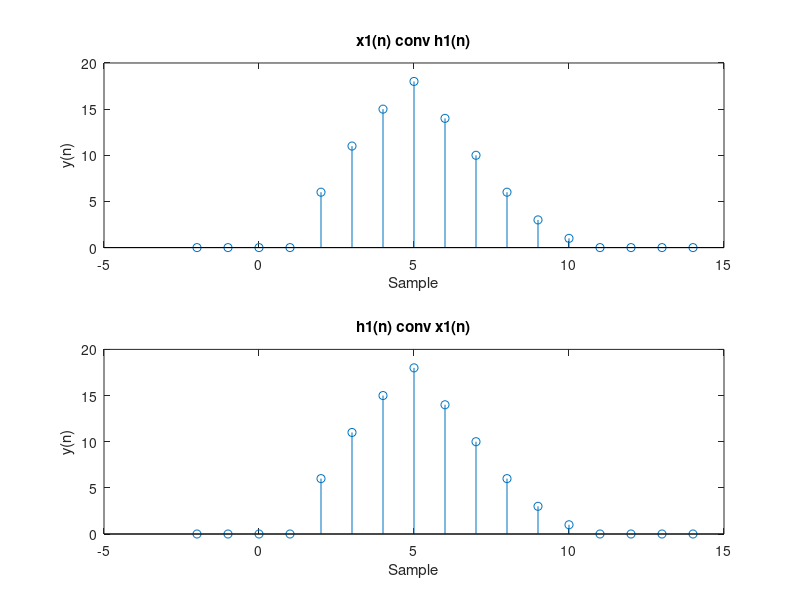
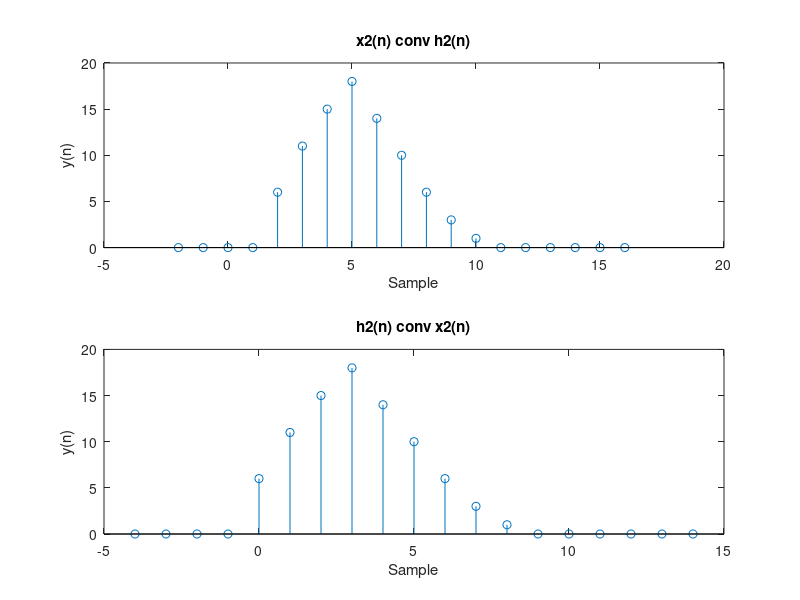
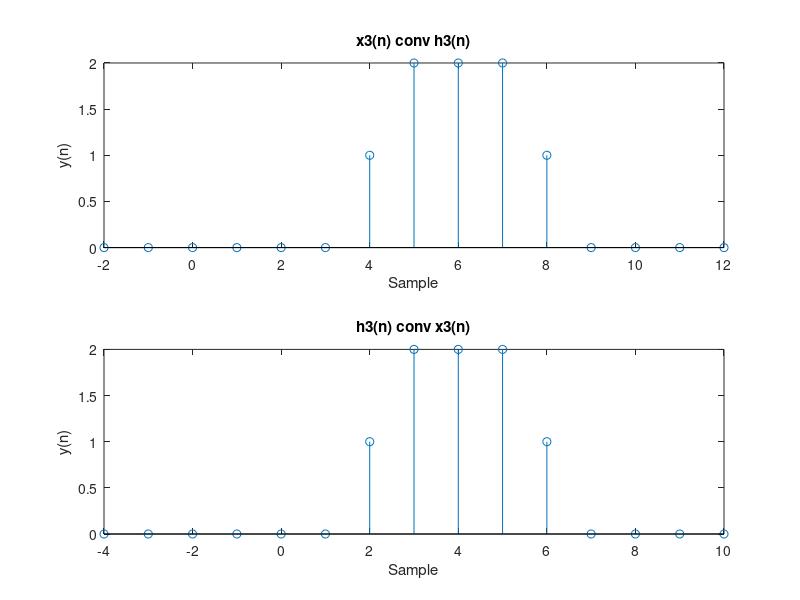

The MATLAB source for these figures, in order:
% DSP HW2 #6
% Show x(n) conv h(n) == h(n) conv x(n)

% Enviorment
x1 = [0, 0, 1, 1, 1, 1, 0];
h1 = [0, 0, 6, 5, 4, 3, 2, 1, 0, 0, 0];
x2 = [0, 0, 1, 1, 1, 1, 0, 0];
h2 = [0, 0, 6, 5, 4, 3, 2, 1, 0, 0, 0, 0];
x3 = [0, 0, 0, 0, 0, 1, 1, 1, 1];
h3 = [0, 1, 1, 0, 0, 0, 0];

% Compute Convolutions
y1_a = conv(x1, h1);
y1_b = conv(h1, x1);
y2_a = conv(x2, h2);
y2_b = conv(h2, x2);
y3_a = conv(x3, h3);
y3_b = conv(h3, x3);

% Plot response of system
figure(1)
subplot(2,1,1)
start_index = -2;
n = start_index:start_index+(length(x1)+length(h1)-2);
stem(n, y1_a)
title('x1(n) conv h1(n)')
xlabel('Sample')
ylabel('y(n)')
subplot(2,1,2)
stem(n, y1_b)
title('h1(n) conv x1(n)')
xlabel('Sample')
ylabel('y(n)')

figure(2)
subplot(2,1,1)
start_index = -2;
n = start_index:start_index+(length(x2)+length(h2)-2);
stem(n, y2_a)
title('x2(n) conv h2(n)')
xlabel('Sample')
ylabel('y(n)')
subplot(2,1,2)
start_index = -4;
n = start_index:start_index+(length(x2)+length(h2)-2);
stem(n, y2_b)
title('h2(n) conv x2(n)')
xlabel('Sample')
ylabel('y(n)')

figure(3)
subplot(2,1,1)
start_index = -2;
n = start_index:start_index+(length(x3)+length(h3)-2);
stem(n, y3_a)
title('x3(n) conv h3(n)')
xlabel('Sample')
ylabel('y(n)')
subplot(2,1,2)
start_index = -4;
n = start_index:start_index+(length(x3)+length(h3)-2);
stem(n, y3_b)
title('h3(n) conv x3(n)')
xlabel('Sample')
ylabel('y(n)')

